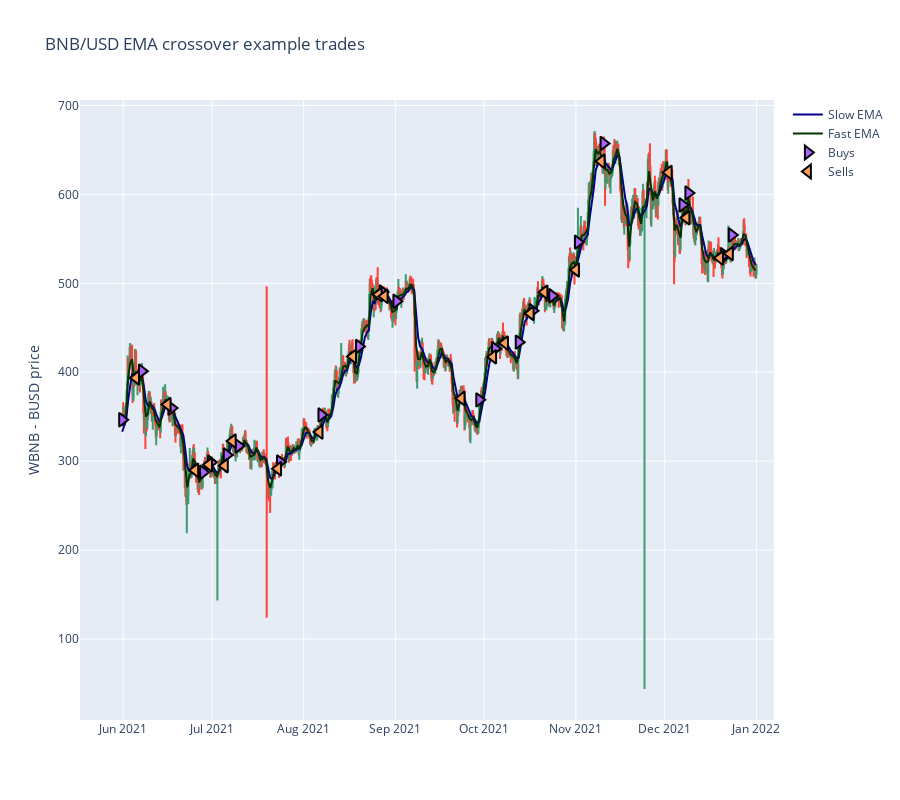

Notebook cell for this chart:
### Code cell
from tradeexecutor.visual.single_pair import visualise_single_pair

figure = visualise_single_pair(
    state,
    universe.universe.candles,
    start_at=start_at,
    end_at=end_at)

figure.show()

### Figure 1 — Plotly figure (JSON) as saved in the notebook; plotly's stock layout.template omitted (floating-point values rounded to 4 significant figures; data arrays with more than 128 entries replaced by an {"elided": "..."} marker saying what was removed)
{"data": [{"close": {"elided": "1285 float values"}, "high": {"elided": "1285 float values"}, "low": {"elided": "1285 float values"}, "open": {"elided": "1285 float values"}, "showlegend": false, "x": {"elided": "1285 str values"}, "type": "candlestick", "xaxis": "x", "yaxis": "y"}, {"line": {"color": "darkblue"}, "mode": "lines", "name": "Slow EMA", "x": {"elided": "322 str values"}, "y": {"elided": "322 float values"}, "type": "scatter"}, {"line": {"color": "#003300"}, "mode": "lines", "name": "Fast EMA", "x": {"elided": "322 str values"}, "y": {"elided": "322 float values"}, "type": "scatter"}, {"marker": {"line": {"color": "black", "width": 2}, "size": 12, "symbol": "triangle-right"}, "mode": "markers", "name": "Buys", "text": ["Buy WBNB @ 554.3376957043004", "Buy WBNB @ 346.5551072161798", "Buy WBNB @ 401.2270270283507", "Buy WBNB @ 359.721100557532", "Buy WBNB @ 287.4992776180103", "Buy WBNB @ 298.64985581745236", "Buy WBNB @ 306.9815831772662", "Buy WBNB @ 317.1293053966587", "Buy WBNB @ 299.176184559538", "Buy WBNB @ 352.02115134465896", "Buy WBNB @ 428.99762519981823", "Buy WBNB @ 490.33290667902145", "Buy WBNB @ 479.80590330562", "Buy WBNB @ 368.91096262420075", "Buy WBNB @ 426.5056216011315", "Buy WBNB @ 433.8220961713265", "Buy WBNB @ 469.19506076824223", "Buy WBNB @ 485.9824835835632", "Buy WBNB @ 546.2952578438441", "Buy WBNB @ 657.2729051412049", "Buy WBNB @ 588.1002994334566", "Buy WBNB @ 601.6078019213892", "Buy WBNB @ 532.1859744271878"], "x": ["2021-12-23T16:00:00", "2021-05-31T16:00:00", "2021-06-07T08:00:00", "2021-06-17T08:00:00", "2021-06-28T00:00:00", "2021-06-30T16:00:00", "2021-07-06T00:00:00", "2021-07-10T00:00:00", "2021-07-24T00:00:00", "2021-08-07T00:00:00", "2021-08-19T16:00:00", "2021-08-27T16:00:00", "2021-09-01T08:00:00", "2021-09-29T08:00:00", "2021-10-04T16:00:00", "2021-10-12T16:00:00", "2021-10-17T08:00:00", "2021-10-24T00:00:00", "2021-11-01T16:00:00", "2021-11-10T08:00:00", "2021-12-07T00:00:00", "2021-12-09T00:00:00", "2021-12-21T00:00:00"], "y": [554.3, 346.6, 401.2, 359.7, 287.5, 298.6, 307.0, 317.1, 299.2, 352.0, 429.0, 490.3, 479.8, 368.9, 426.5, 433.8, 469.2, 486.0, 546.3, 657.3, 588.1, 601.6, 532.2], "type": "scatter", "xaxis": "x", "yaxis": "y"}, {"marker": {"line": {"color": "black", "width": 2}, "size": 12, "symbol": "triangle-left"}, "mode": "markers", "name": "Sells", "text": ["Sell WBNB @ 393.6436156921386", "Sell WBNB @ 363.6084060363769", "Sell WBNB @ 289.70171069335936", "Sell WBNB @ 295.8898056335449", "Sell WBNB @ 294.9006103515625", "Sell WBNB @ 322.6229328613281", "Sell WBNB @ 291.421331665039", "Sell WBNB @ 332.7071722412109", "Sell WBNB @ 417.59073043823236", "Sell WBNB @ 487.3570204772949", "Sell WBNB @ 485.4013418884277", "Sell WBNB @ 370.45591348266595", "Sell WBNB @ 417.2455512695312", "Sell WBNB @ 432.78825573730467", "Sell WBNB @ 466.1476782226562", "Sell WBNB @ 490.0635716552734", "Sell WBNB @ 515.0258688354492", "Sell WBNB @ 637.2727380981445", "Sell WBNB @ 624.6254737548827", "Sell WBNB @ 573.6441297607421", "Sell WBNB @ 528.3778165893555", "Sell WBNB @ 533.4026727294921"], "x": ["2021-06-05T08:00:00", "2021-06-16T00:00:00", "2021-06-25T08:00:00", "2021-06-30T00:00:00", "2021-07-05T08:00:00", "2021-07-08T00:00:00", "2021-07-23T08:00:00", "2021-08-06T08:00:00", "2021-08-17T16:00:00", "2021-08-26T08:00:00", "2021-08-28T08:00:00", "2021-09-23T08:00:00", "2021-10-04T00:00:00", "2021-10-08T00:00:00", "2021-10-16T16:00:00", "2021-10-21T08:00:00", "2021-11-01T00:00:00", "2021-11-09T16:00:00", "2021-12-02T08:00:00", "2021-12-08T08:00:00", "2021-12-19T16:00:00", "2021-12-23T00:00:00"], "y": [393.6, 363.6, 289.7, 295.9, 294.9, 322.6, 291.4, 332.7, 417.6, 487.4, 485.4, 370.5, 417.2, 432.8, 466.1, 490.1, 515.0, 637.3, 624.6, 573.6, 528.4, 533.4], "type": "scatter", "xaxis": "x", "yaxis": "y"}], "layout": {"xaxis": {"anchor": "y", "domain": [0.0, 1.0], "rangeslider": {"visible": false}}, "yaxis": {"anchor": "x", "domain": [0.0, 1.0], "title": {"text": "WBNB - BUSD price"}, "showgrid": true}, "title": {"text": "BNB/USD EMA crossover example trades"}, "height": 800}}
